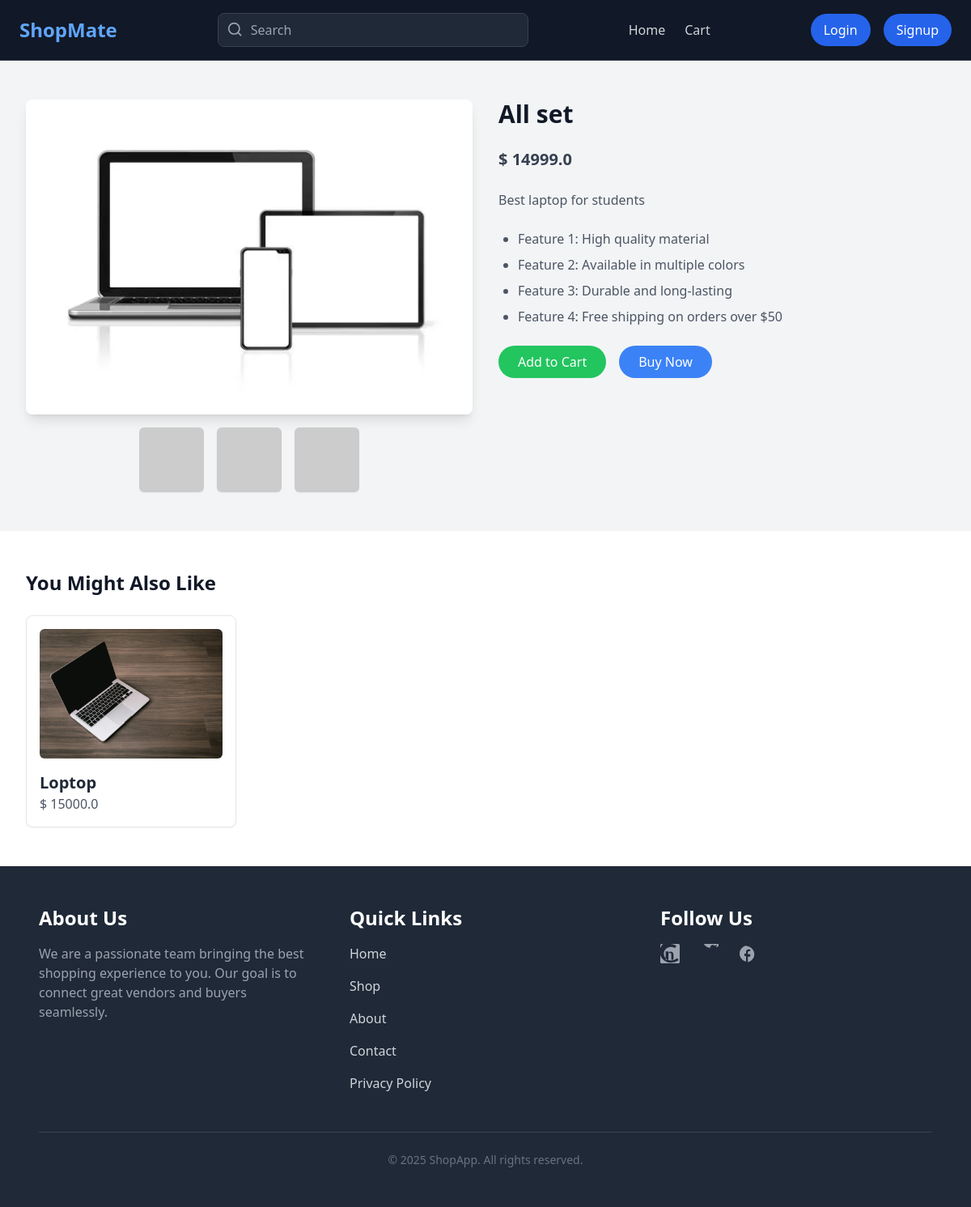
Screenshot of /product_detail/2 with the database file from the repository.
### app/models.py (models this page shows, shortened)
class ProductModel(models.Model):
    product_image=models.ImageField(upload_to='product')
    category=models.ForeignKey(CategoryModel,on_delete=models.CASCADE)
    profile=models.ForeignKey(ProfileModel,on_delete=models.CASCADE,related_name='profile')
    name=models.CharField(max_length=50)
    description=models.TextField()
    price=models.FloatField()
    is_sold=models.BooleanField(default=False)
    created_at=models.DateField(auto_now_add=True)
    update_at=models.DateField(auto_now=True)

### app/views.py (the view)
# urls.py: path('product_detail/<int:pk>',views.ProductDetail.as_view(),name='product_detail'),
class ProductDetail(View,LoginRequiredMixin):
    def get(self,request,*args,**kwargs):
        try:
            pk=kwargs['pk']
            product=ProductModel.objects.get(id=pk)
        except product.DoesNotExist:
            raise Http404('product not found ')
            messages.error(request,'product id not present ')
            return redirect('home')
        related_product=ProductModel.objects.filter(category=product.category).exclude(id=product.id)
        return render(request,'home/product_detail.html',{'product':product,'related_product':related_product})

### app/templates/home/product_detail.html
{% extends 'base.html' %}
{% block content %}
<main class="bg-gray-100">
<div class="max-w-7xl mx-auto px-4 sm:px-6 lg:px-8 py-12">
    <div class="grid grid-cols-1 lg:grid-cols-2 gap-8">
        <div class="flex flex-col items-center">
            <img src="{{product.product_image.url}}" alt="Product Image" class="w-full h-auto rounded-lg shadow-lg mb-4">
            <div class="flex space-x-4">
                <img src="https://via.placeholder.com/100" alt="Thumbnail" class="w-20 h-20 object-cover rounded-md shadow-sm">
                <img src="https://via.placeholder.com/100" alt="Thumbnail" class="w-20 h-20 object-cover rounded-md shadow-sm">
                <img src="https://via.placeholder.com/100" alt="Thumbnail" class="w-20 h-20 object-cover rounded-md shadow-sm">
            </div>
        </div>
        <div class="space-y-6">
            <h1 class="text-3xl font-bold text-gray-900"> {{product.name}} </h1>
            <p class="text-xl font-semibold text-gray-700">$ {{product.price}} </p>
            <p class="text-base text-gray-600">
                {{product.description}}
            </p>
            <ul class="list-disc pl-6 text-gray-600 space-y-2">
                <li>Feature 1: High quality material</li>
                <li>Feature 2: Available in multiple colors</li>
                <li>Feature 3: Durable and long-lasting</li>
                <li>Feature 4: Free shipping on orders over $50</li>
            </ul>
            <div class="flex space-x-4">
                <a href="{% url 'cart' product.id %}" class="bg-green-500 text-white py-2 px-6 rounded-full hover:bg-green-400 transition">Add to Cart</a>
                <button class="bg-blue-500 text-white py-2 px-6 rounded-full hover:bg-blue-400 transition">Buy Now</button>
            </div>
        </div>
    </div>
</div>
<div class="bg-white py-12">
    <div class="max-w-7xl mx-auto px-4 sm:px-6 lg:px-8">
        <h2 class="text-2xl font-bold text-gray-900 mb-6">You Might Also Like</h2>
        <div class="grid grid-cols-1 sm:grid-cols-2 md:grid-cols-3 lg:grid-cols-4 gap-8">
            {% for product in related_product %}
            <div class="bg-white border border-gray-200 rounded-lg shadow-sm p-4">
                <img src="{{product.product_image.url}}" alt="Related Product" class="w-full h-40 object-cover rounded-md mb-4">
                <h3 class="text-xl font-semibold text-gray-800"> {{product.name}} </h3>
                <p class="text-gray-600">$ {{product.price}} </p>
            </div>
            {% endfor %}
        </div>
    </div>
</div>
</main>
{% endblock %}

### rows the page displays
ProductModel: product_image (picture), name "All set", price "14999.0", description "Best laptop for students"
ProductModel: product_image (picture), name "Loptop", price "15000.0"
